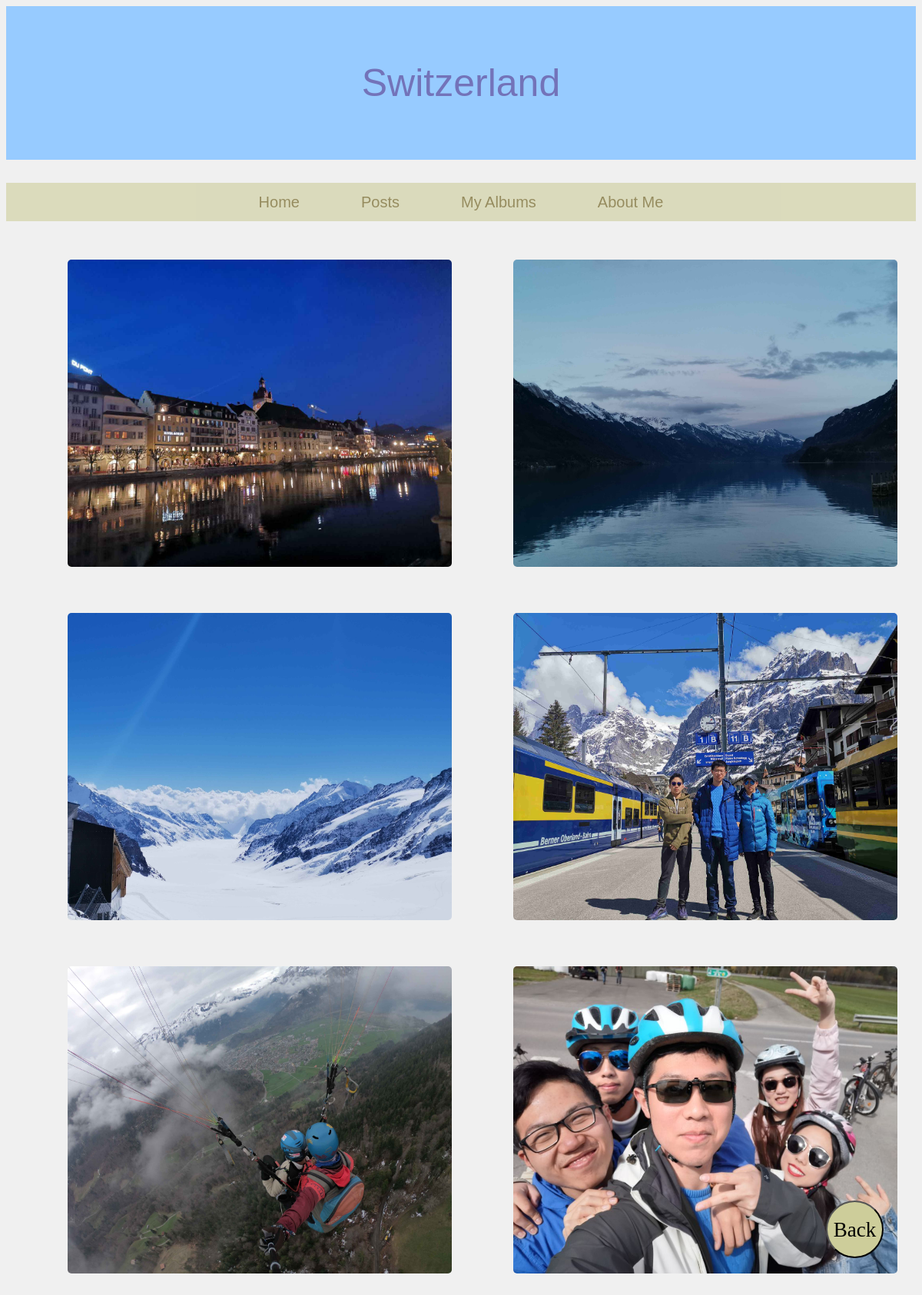
Before: /daily/Switzerland/2/ with the older database file.
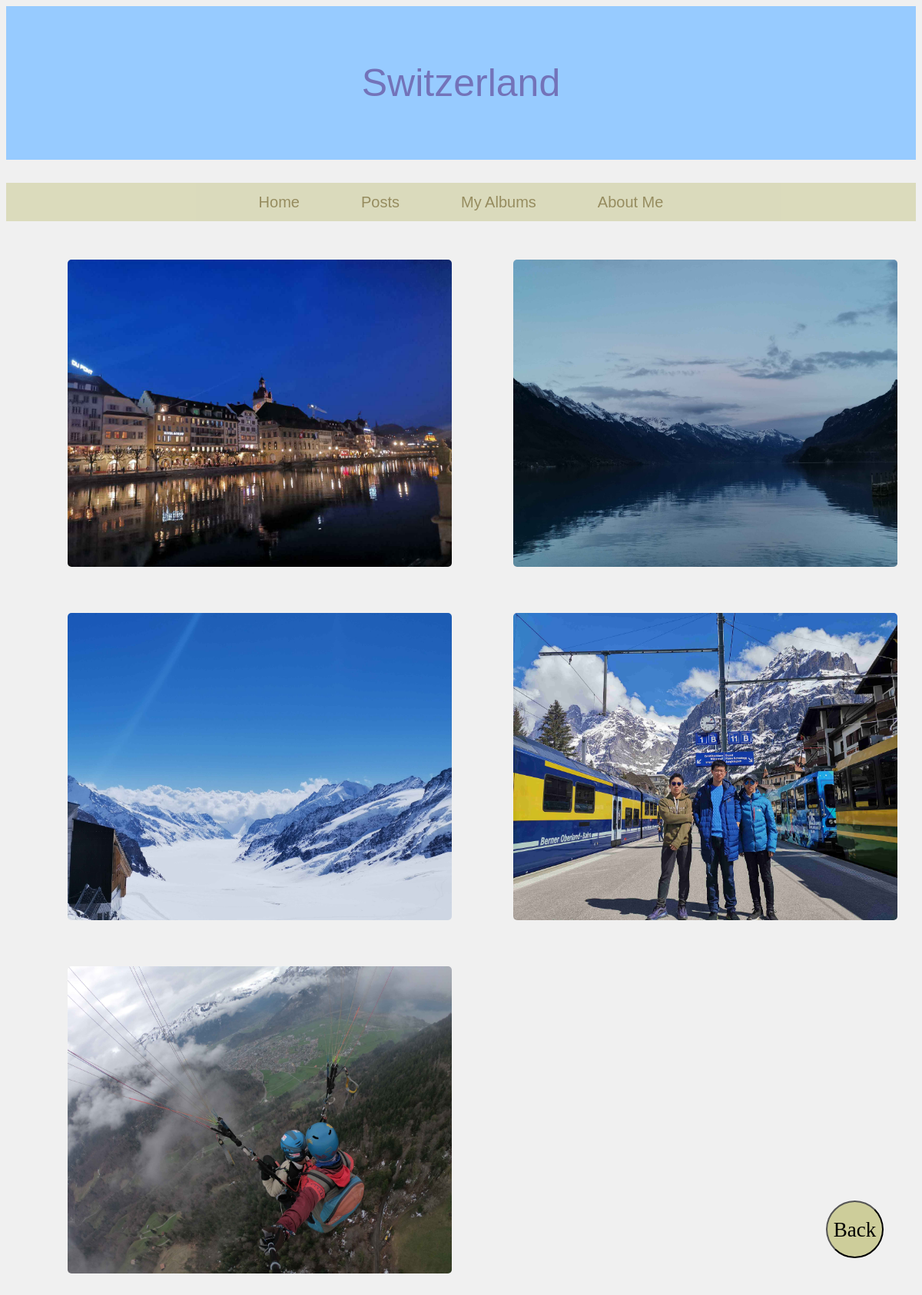
After: the same page with the newer database file.
### blog/models.py (models this page shows, shortened)
class Gallery(models.Model):
    album_name = models.CharField(max_length=200)

class Photos(models.Model):
    album_name = models.ForeignKey(Gallery, on_delete = models.CASCADE, blank=True)
    describe = models.CharField(max_length=500, blank=True)
    photo = models.ImageField(upload_to = 'images/')
    title = models.CharField(max_length=30)
    compressed_photo = models.ImageField(upload_to = 'compressed_images/')

### blog/views.py (the view)
# urls.py: path('daily/<str:album_name>/<int:pk>/', views.daily_detail, name='daily_detail'),
def daily_detail(request, pk, album_name):
    album = get_object_or_404(Gallery, pk=pk)
    photos = Photos.objects.filter(album_name=pk)
    return render(request, 'blog/daily_detail.html',{'album':album, 'photos':photos})

### blog/templates/blog/daily_detail.html (shortened to what this page needs)
{% extends 'blog/myBase.html'%}
{% load static %}
{% block title %}
	<div class="title">{{ album.album_name }}</div>
{% endblock %}
{% block content %}
	<div class="blank">
		{% for photo1 in photos %}
			<div class ="dailyPhotoLoop">
				<div class="dailyPhoto" ><a href="{% url 'photo' pk=photo1.pk %}"><img id="myImg" src="{{photo1.compressed_photo.url}}" title={{photo1.title}}/></a></div>
			</div>
		{%endfor%}
	</div>
	<button type="button" class="backButton" onclick="back()">Back</button>
{% endblock %}

### blog/templates/blog/myBase.html (shortened to what this page needs)
{% load static %}
<html>
	<head>
		<link rel="stylesheet" href="{% static 'css/common/linkBar.css' %}">
		<link rel="stylesheet" href="{% static 'css/common/title.css' %}">
		<link rel="stylesheet" href="{% static 'css/index.css' %}">
		<link rel="stylesheet" href="{% static 'css/introduction.css' %}">
		<link rel="stylesheet" href="{% static 'css/daily.css' %}">
		<link rel="stylesheet" href="{% static 'css/posts.css' %}">
		<link rel="stylesheet" href="{% static 'css/myBase.css' %}">
	</head>
	<body>
		{% block title %}
		{% endblock %}
		<div class="linkBar">
			<div class="home"><a href="/">Home</a></div>
			<div class="posts"><a href="{% url 'posts' %}">Posts</a></div>
			<div class="daily"><a href="{% url 'daily' %}">My Albums</a></div>
			<div class="introduction"><a href="{% url 'introduction' %}">About Me</a></div>
		</div>
		{% block content %}
		{% endblock %}
	</body>
</html>

### blog/static/css/common/linkBar.css (style rules this page uses)
div.linkBar { text-align: center; font-size: 20px; height: 50px; line-height: 50px; margin-top: 30px; opacity: 0.6; background-color: #CDCD9A; }
div.home { display: inline; margin-right: 75px; font-family: "Comic Sans MS", cursive, sans-serif; }
div.posts { display: inline; margin-right: 75px; font-family: "Comic Sans MS", cursive, sans-serif; }
div.introduction { display: inline; font-family: "Comic Sans MS", cursive, sans-serif; }
div.daily { display: inline; font-family: "Comic Sans MS", cursive, sans-serif; margin-right: 75px; }

### blog/static/css/common/title.css (style rules this page uses)
div.title { background-color: #97CBFF; color: #7373B9; font-size: 50px; text-align: center; height: 200px; line-height: 200px; font-family: "Comic Sans MS", cursive, sans-serif; }

### blog/static/css/index.css (style rules this page uses)
a:link { text-decoration: none; color: #5B4B00; }

### blog/static/css/introduction.css (style rules this page uses)
body { background-color: #F3F3FA; }
.backButton { position: fixed; bottom: 50px; right: 50px; height: 75px; width: 75px; border-radius: 75px; background-color: #CDCD9A; text-align: center; line-height: 2; font-size: 27; font-family: Pangolin-Regular; cursor: pointer; }

### blog/static/css/daily.css (style rules this page uses)
.blank { margin-top: 20px; margin-bottom: 70px; }
.dailyPhoto { margin-left: 80px; padding-top: 30px; float: left; margin-bottom: 30px; width: auto; display: inline; }
.dailyPhoto img { height: 400px; width: auto; max-width: 500; border-radius: 5px; transition: 0.3s; }

### blog/static/css/myBase.css (style rules this page uses)
body { background-color: #F0F0F0; }
.backButton { position: fixed; bottom: 50px; right: 50px; height: 75px; width: 75px; border-radius: 75px; background-color: #CDCD9A; text-align: center; line-height: 2; font-size: 27; font-family: Pangolin-Regular; cursor: pointer; }

Changed rows visible on the page:
removed Photos: compressed_photo (picture)
